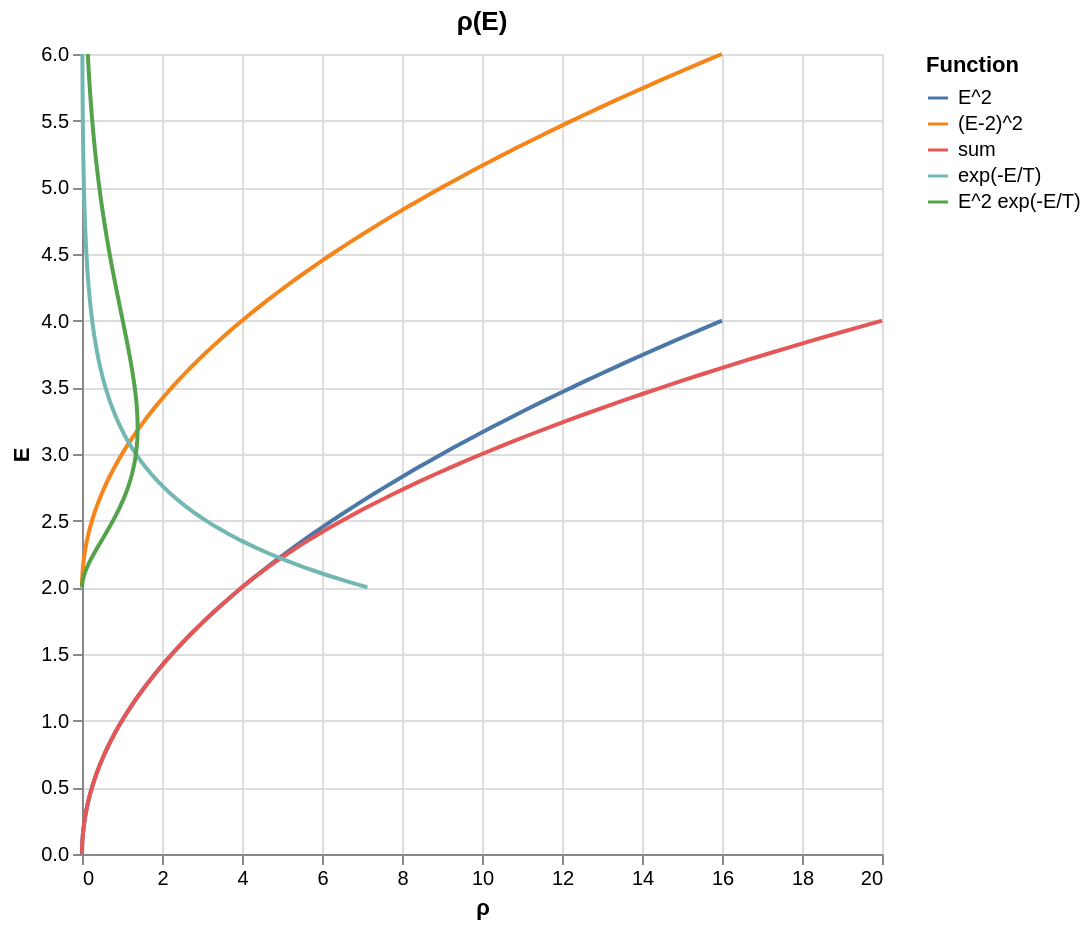

This figure's notebook cell:
### Code cell
import altair as alt
import numpy as np
import polars as pl

n = 2
T = 0.6
E = np.linspace(-4, 6, 201)


def e_squared(e):
    return e**n


def shifted_squared(e):
    return (e - 2) ** n


def both_squared(e):
    return e**n + (e - 2) ** n


def boltzmann(e):
    return np.exp(-e / T)


def weighted_boltzmann(e):
    return shifted_squared(e) * boltzmann(e)


weight1_scale = 200
weight2_scale = 200

data = {
    "E": E,
    "E^2": np.piecewise(E, [(E >= 0) & (E <= 4)], [e_squared, np.nan]),
    "(E-2)^2": np.piecewise(E, [(E >= 2) & (E <= 6)], [shifted_squared, np.nan]),
    "sum": np.piecewise(
        E,
        [(E >= 0) & (E < 2), (E >= 2) & (E <= 4)],
        [e_squared, both_squared, np.nan],
    ),
    "exp(-E/T)": np.piecewise(E, [(E >= 2) & (E <= 6)], [boltzmann, np.nan])
    * weight1_scale,
    "E^2 exp(-E/T)": np.piecewise(E, [(E >= 2) & (E <= 6)], [weighted_boltzmann, np.nan])
    * weight2_scale,
}
curves = [k for k in data if k != "E"]

df = pl.DataFrame(data).with_columns(pl.exclude("E").fill_nan(None))

chart = (
    alt.Chart(df)
    .transform_fold(curves, as_=["curve", "rho"])
    .transform_filter("isValid(datum.rho)")
    .mark_line()
    .encode(
        x=alt.X("rho:Q", title="ρ"),
        y=alt.Y("E:Q", title="E"),
        color=alt.Color("curve:N", title="Function", sort=curves),
        order=alt.Order("E:Q"),
    )
    .properties(width=400, height=400, title="ρ(E)")
)

chart

### Figure 1 — Vega-Lite specification as saved in the notebook (floating-point values rounded to 4 significant figures; data arrays with more than 128 entries replaced by an {"elided": "..."} marker saying what was removed)
{"config": {"view": {"continuousWidth": 300, "continuousHeight": 300}}, "data": {"name": "data-5f3eb9ddb228d6ee458b1cda6b715c89"}, "mark": {"type": "line"}, "encoding": {"color": {"field": "curve", "sort": ["E^2", "(E-2)^2", "sum", "exp(-E/T)", "E^2 exp(-E/T)"], "title": "Function", "type": "nominal"}, "order": {"field": "E", "type": "quantitative"}, "x": {"field": "rho", "title": "ρ", "type": "quantitative"}, "y": {"field": "E", "title": "E", "type": "quantitative"}}, "height": 400, "title": "ρ(E)", "transform": [{"fold": ["E^2", "(E-2)^2", "sum", "exp(-E/T)", "E^2 exp(-E/T)"], "as": ["curve", "rho"]}, {"filter": "isValid(datum.rho)"}], "width": 400, "$schema": "https://vega.github.io/schema/vega-lite/v6.4.1.json", "datasets": {"data-5f3eb9ddb228d6ee458b1cda6b715c89": {"elided": "201 records"}}}
